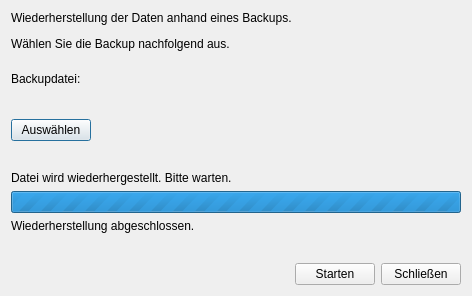
<?xml version="1.0" encoding="UTF-8"?>
<ui version="4.0">
 <class>DatabaseRestoration</class>
 <widget class="QDialog" name="DatabaseRestoration">
  <property name="geometry">
   <rect>
    <x>0</x>
    <y>0</y>
    <width>472</width>
    <height>296</height>
   </rect>
  </property>
  <property name="windowTitle">
   <string>Wiederherstellung</string>
  </property>
  <layout class="QVBoxLayout" name="verticalLayout_3">
   <item>
    <layout class="QVBoxLayout" name="verticalLayout">
     <item>
      <widget class="QLabel" name="label">
       <property name="text">
        <string>&lt;html&gt;&lt;head/&gt;&lt;body&gt;&lt;p&gt;Wiederherstellung der Daten anhand eines Backups.&lt;/p&gt;&lt;p&gt;Wählen Sie die Backup nachfolgend aus.&lt;/p&gt;&lt;/body&gt;&lt;/html&gt;</string>
       </property>
      </widget>
     </item>
    </layout>
   </item>
   <item>
    <spacer name="verticalSpacer_3">
     <property name="orientation">
      <enum>Qt::Vertical</enum>
     </property>
     <property name="sizeType">
      <enum>QSizePolicy::Fixed</enum>
     </property>
     <property name="sizeHint" stdset="0">
      <size>
       <width>20</width>
       <height>15</height>
      </size>
     </property>
    </spacer>
   </item>
   <item>
    <layout class="QVBoxLayout" name="verticalLayout_4">
     <property name="spacing">
      <number>10</number>
     </property>
     <item>
      <widget class="QLabel" name="label_3">
       <property name="text">
        <string>Backupdatei:</string>
       </property>
      </widget>
     </item>
     <item>
      <widget class="QLabel" name="label_datei">
       <property name="minimumSize">
        <size>
         <width>110</width>
         <height>13</height>
        </size>
       </property>
       <property name="text">
        <string/>
       </property>
      </widget>
     </item>
     <item>
      <widget class="QPushButton" name="button_select">
       <property name="sizePolicy">
        <sizepolicy hsizetype="Fixed" vsizetype="Fixed">
         <horstretch>0</horstretch>
         <verstretch>0</verstretch>
        </sizepolicy>
       </property>
       <property name="text">
        <string>Auswählen</string>
       </property>
      </widget>
     </item>
    </layout>
   </item>
   <item>
    <spacer name="verticalSpacer">
     <property name="orientation">
      <enum>Qt::Vertical</enum>
     </property>
     <property name="sizeHint" stdset="0">
      <size>
       <width>20</width>
       <height>40</height>
      </size>
     </property>
    </spacer>
   </item>
   <item>
    <widget class="QWidget" name="widget_progress" native="true">
     <layout class="QVBoxLayout" name="verticalLayout_2">
      <property name="leftMargin">
       <number>0</number>
      </property>
      <property name="topMargin">
       <number>0</number>
      </property>
      <property name="rightMargin">
       <number>0</number>
      </property>
      <property name="bottomMargin">
       <number>0</number>
      </property>
      <item>
       <widget class="QLabel" name="label_4">
        <property name="text">
         <string>Datei wird wiederhergestellt. Bitte warten.</string>
        </property>
       </widget>
      </item>
      <item>
       <widget class="QProgressBar" name="progressBar">
        <property name="maximum">
         <number>0</number>
        </property>
        <property name="value">
         <number>0</number>
        </property>
        <property name="textVisible">
         <bool>false</bool>
        </property>
       </widget>
      </item>
      <item>
       <widget class="QLabel" name="label_restoration_complete">
        <property name="text">
         <string>Wiederherstellung abgeschlossen.</string>
        </property>
       </widget>
      </item>
     </layout>
    </widget>
   </item>
   <item>
    <spacer name="verticalSpacer_2">
     <property name="orientation">
      <enum>Qt::Vertical</enum>
     </property>
     <property name="sizeHint" stdset="0">
      <size>
       <width>20</width>
       <height>40</height>
      </size>
     </property>
    </spacer>
   </item>
   <item>
    <layout class="QHBoxLayout" name="horizontalLayout_2">
     <item>
      <spacer name="horizontalSpacer">
       <property name="orientation">
        <enum>Qt::Horizontal</enum>
       </property>
       <property name="sizeHint" stdset="0">
        <size>
         <width>40</width>
         <height>20</height>
        </size>
       </property>
      </spacer>
     </item>
     <item>
      <widget class="QPushButton" name="button_start">
       <property name="text">
        <string>Starten</string>
       </property>
      </widget>
     </item>
     <item>
      <widget class="QPushButton" name="button_close">
       <property name="text">
        <string>Schließen</string>
       </property>
      </widget>
     </item>
    </layout>
   </item>
  </layout>
 </widget>
 <resources/>
 <connections>
  <connection>
   <sender>button_close</sender>
   <signal>clicked()</signal>
   <receiver>DatabaseRestoration</receiver>
   <slot>accept()</slot>
   <hints>
    <hint type="sourcelabel">
     <x>352</x>
     <y>176</y>
    </hint>
    <hint type="destinationlabel">
     <x>199</x>
     <y>98</y>
    </hint>
   </hints>
  </connection>
 </connections>
</ui>
